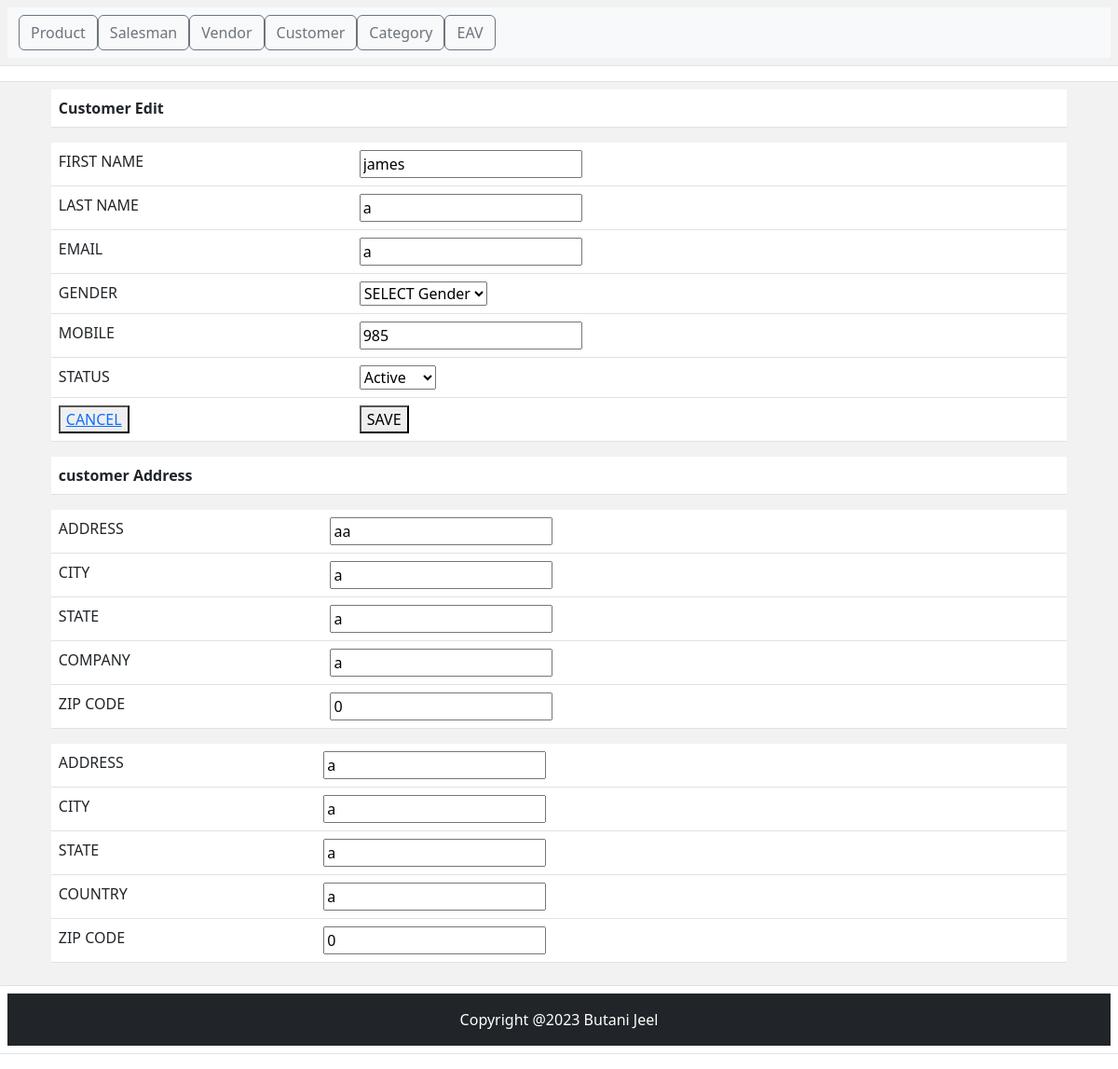
Page /index.php?c=customer&a=edit&id=23 on the committed database.
### tables this page shows
CREATE TABLE `customer` (
  `customer_id` int(11) NOT NULL,
  `shipping_address_id` int(11) DEFAULT NULL,
  `billing_address_id` int(11) DEFAULT NULL,
  `first_name` varchar(255) NOT NULL,
  `last_name` varchar(255) NOT NULL,
  `email` varchar(255) NOT NULL,
  `gender` enum('male','female') NOT NULL DEFAULT 'male',
  `mobile` int(11) NOT NULL,
  `status` enum('active','inactive') NOT NULL DEFAULT 'active',
  `created_at` datetime NOT NULL,
  `updated_at` datetime DEFAULT NULL
);

CREATE TABLE `customer_address` (
  `address_id` int(11) NOT NULL,
  `customer_id` int(11) NOT NULL,
  `shipping_address_id` int(11) NOT NULL,
  `billing_address_id` int(11) NOT NULL,
  `address` varchar(255) NOT NULL,
  `city` varchar(255) NOT NULL,
  `state` varchar(255) NOT NULL,
  `country` varchar(255) NOT NULL,
  `zip_code` int(11) NOT NULL,
  `created_at` timestamp NOT NULL DEFAULT current_timestamp() ON UPDATE current_timestamp(),
  `updated_at` datetime DEFAULT NULL
);

### Block/Core/Template.php (called while the page is built, shortened)
<?php
class Block_Core_Template extends Model_Core_View
{
	protected $children = [];
	public function getChildren()
	{
		return $this->children;
	}
	public function addChild($key,$value)
	{
		$this->children[$key] = $value;
		return $this;
	}
}
?>

### Model/Core/View.php (called while the page is built, shortened)
<?php
class Model_Core_View
{
	protected $template = null;
	protected $data = null;
	public function __get($key)
	{
		return $this->data[$key];
	}
	public function setData($data)
	{
		$this->data = $data;
		return $this;
	}
	public function setTemplate($template)
	{
		$this->template = $template;
		return $this;
	}
	public function getTemplate()
	{
		return $this->template;
	}
	public function render()
	{
		require "View".DS.$this->getTemplate();
	}
}

### Controller/Customer.php (called while the page is built, shortened)
<?php
class Controller_Customer extends Controller_Core_Action
{
	public function editAction()
	{
		try {
			$customerId = (int) Ccc::getModel('Core_Request')->getParams('id');
			$layout = $this->getLayout();
			$customer = Ccc::getModel('Customer')->load($customerId);
			$billingAddress = $customer->getMyBilling();
			$shippingAddress = $customer->getMyShipping();
			$edit = $layout->createBlock('Customer_Edit')->setData(['customer'=>$customer,'billingAddress' => $billingAddress,'shippingAddress' => $shippingAddress]);
			$layout->getChild('content')->addChild('edit',$edit);
			$layout->render();
		} catch (Exception $e) {
			$this->getMessage()->addMessage('Customer not edited.',Model_Core_Message :: FAILURE);
		}
	}
}

### index.php (called while the page is built, shortened)
<?php
class Ccc
{
	public static function init()
	{
		$front = new Controller_Core_Front();
		$front->init();
	}
}
Ccc::init();

### Model/Core/Table.php (called while the page is built, shortened)
<?php
class Model_Core_Table
{
	protected $data = [];
	protected $resource = null;
	public function getResourceName()
	{
		return $this->getResource()->getResourceName();
	}
	public function getPrimaryKey()
	{
		return $this->getResource()->getPrimaryKey();
	}
	public function setResource($resource)
	{
		$this->resource = $resource;
		return $this;
	}
	public function getResource()
	{
		if ($this->resource) {
			return $this->resource;
		}
		$resource = new ($this->resourceClass)();
		return $resource;
	}
	public function __get($key)
	{
		if (array_key_exists($key, $this->data)) {
			return $this->data[$key];
		}
		return null;
	}
	public function load($id,$column = null)
	{
		if (!$column) {
			$column = $this->getPrimaryKey();
		}
		$query = "SELECT * FROM `{$this->getResourceName()}` WHERE `{$column}` = {$id}";
		$result = $this->getResource()->fetchRow($query);
		if ($result) {
			$this->data = $result;
		}
		return $this;
	}
}

### Model/Core/Adapter.php (called while the page is built, shortened)
<?php
class Model_Core_Adapter
{
	public $config = [
		'host' => 'localhost',
		'username' => 'root',
		'password' => '',
		 'dbname' => 'newmvc-jeel-butani',
	];
	protected $connect = null;
	public function connect()
	{
		if ($this->connect != null) {
			return $this->connect;
		}
		else{
			$connect = mysqli_connect(
				$this->config['host'],
				$this->config['username'],
				$this->config['password'],
				$this->config['dbname']
			);
			$this->connect = $connect;
			return $connect;
		}
	}
	public function fetchRow($query)
	{
		$connect = $this->connect();
		$result = mysqli_query($connect,$query);
		if (!$result->num_rows == 0) {
			return $result->fetch_assoc();
		}
		return null;
	}
}
?>

### Model/Core/Table/Resource.php (called while the page is built, shortened)
<?php
class Model_Core_Table_Resource{
	public function getAdapter()
	{
		$adapter = new Model_Core_Adapter();
		return $adapter;
	}
	public function fetchRow($query){
		if ($query) {
		return $this->getAdapter()->fetchRow($query);
		}
		throw new Exception("Error Processing Request", 1);
	}
}
?>

### Model/Customer/Resource.php (called while the page is built, shortened)
<?php
class Model_Customer_Resource extends Model_Core_Table_Resource
{
	   public function getStatusOptions()
	   {
	      return [self::STATUS_ACTIVE => self::STATUS_ACTIVE_LBL,
	              self::STATUS_INACTIVE => self::STATUS_INACTIVE_LBL
	      ];
	   }
}
?>

### Model/Customer.php (called while the page is built, shortened)
<?php
class Model_Customer extends Model_Core_Table
{
   public function getStatus()
   {
      if ($this->status) {
         return $this->status;
      }
      return Model_Customer_Resource::STATUS_DEFAULT;
   }
    public function getMyBilling()
   {
   	$billingAddress = Ccc::getModel('Customer_Address')->load($this->billing_address_id);
   	return $billingAddress;
   }
   public function getMyShipping()
   {
   	$shippingAddress = Ccc::getModel('Customer_Address')->load($this->shipping_address_id);
   	return $shippingAddress;
   }
}

### view/customer/edit.phtml (the view, shortened to what this page needs)
<?php
$customer = $this->customer;
$billingAddress = $this->billingAddress;
$shippingAddress = $this->shippingAddress;
?>
<!DOCTYPE html>
<html>
<head>
</head>
<body>
	<table class="table">
		<tr>
			<th>Customer Edit</th>
		</tr>
	</table>
	<form action="index.php?c=customer&a=save&id=<?php echo $customer->customer_id ?>" method="POST">
		<table class="table">
			<tr>
				<td>FIRST NAME</td>
				<td> <input type="text" name="customer[first_name]" value="<?php echo $customer->first_name ?>">  </td>
			</tr>
			<tr>
				<td>LAST NAME</td>
				<td> <input type="text" name="customer[last_name]" value="<?php echo $customer->last_name ?>">  </td>
			</tr>
			<tr>
				<td>EMAIL</td>
				<td> <input type="text" name="customer[email]" value="<?php echo $customer->email ?>">  </td>
			</tr>
			<tr>
				<td>GENDER</td>
				<td>
					<select name="customer[gender]" value="<?php echo $customer->gender ?>">
						<option>SELECT Gender</option>
					</select>
				</td>
			</tr>
			<tr>
				<td>MOBILE</td>
				<td> <input type="text" name="customer[mobile]" value="<?php echo $customer->mobile ?>">  </td>
			</tr>
			<tr>
				<td>STATUS</td>
				<td>
					<select name="customer[status]">
						<?php foreach ($customer->getResource()->getStatusOptions() as $key => $value):?>
						<?php $selected = ($key == $customer->getstatus()) ? 'selected' : '';?>
						<option value="<?php echo $key ?>"<?php echo $selected; ?>><?php echo $value;?></option>
						<?php endforeach;?>
					</select>
				</td>
			</tr>
			<tr>
				<th> <button> <a href="index.php?c=customer&a=grid">CANCEL</a> </button></th>
				<th> <button type="submit"> SAVE </button></th>
			</tr>
		</table>
		<table class="table">
		<tr>
			<th>customer Address</th>
		</tr>
	</table>
		<table class="table">
			<tr>
				<td>ADDRESS</td>
				<td> <input type="text" name="billingAddress[address]" value="<?php echo $billingAddress->address ?>">  </td>
			</tr>
			<tr>
				<td>CITY</td>
				<td> <input type="text" name="billingAddress[city]" value="<?php echo $billingAddress->city ?>">  </td>
			</tr>
			<tr>
				<td>STATE</td>
				<td> <input type="text" name="billingAddress[state]" value="<?php echo $billingAddress->state ?>">  </td>
			</tr>
			<tr>
				<td>COMPANY</td>
				<td> <input type="text" name="billingAddress[country]" value="<?php echo $billingAddress->country ?>">  </td>
			</tr>
			<tr>
				<td>ZIP CODE</td>
				<td> <input type="text" name="billingAddress[zip_code]" value="<?php echo $billingAddress->zip_code ?>">  </td>
			</tr>
		</table>
		<table class="table">
			<tr>
				<td>ADDRESS</td>
				<td> <input type="text" name="shippingAddress[address]" value="<?php echo $shippingAddress->address ?>">  </td>
			</tr>
			<tr>
				<td>CITY</td>
				<td> <input type="text" name="shippingAddress[city]" value="<?php echo $shippingAddress->city ?>">  </td>
			</tr>
			<tr>
				<td>STATE</td>
				<td> <input type="text" name="shippingAddress[state]" value="<?php echo $shippingAddress->state ?>">  </td>
			</tr>
			<tr>
				<td>COUNTRY</td>
				<td> <input type="text" name="shippingAddress[country]" value="<?php echo $shippingAddress->country ?>">  </td>
			</tr>
			<tr>
				<td>ZIP CODE</td>
				<td> <input type="text" name="shippingAddress[zip_code]" value="<?php echo $shippingAddress->zip_code ?>">  </td>
			</tr>
		</table>
	</form>
</body>
</html>

### view/html/content.phtml
<?php
$children = $this->getChildren();
foreach ($children as $key => $child) {
	$child->render();
}
?>

### rows in the picture
customer: first_name "james", last_name "a", email "a", gender "SELECT Gender", mobile "985"
customer_address: address "aa", city "a", state "a", country "a", zip_code "0"
customer_address: address "a", city "a", state "a", country "a", zip_code "0"

### other values in the picture
form field value "Active"
